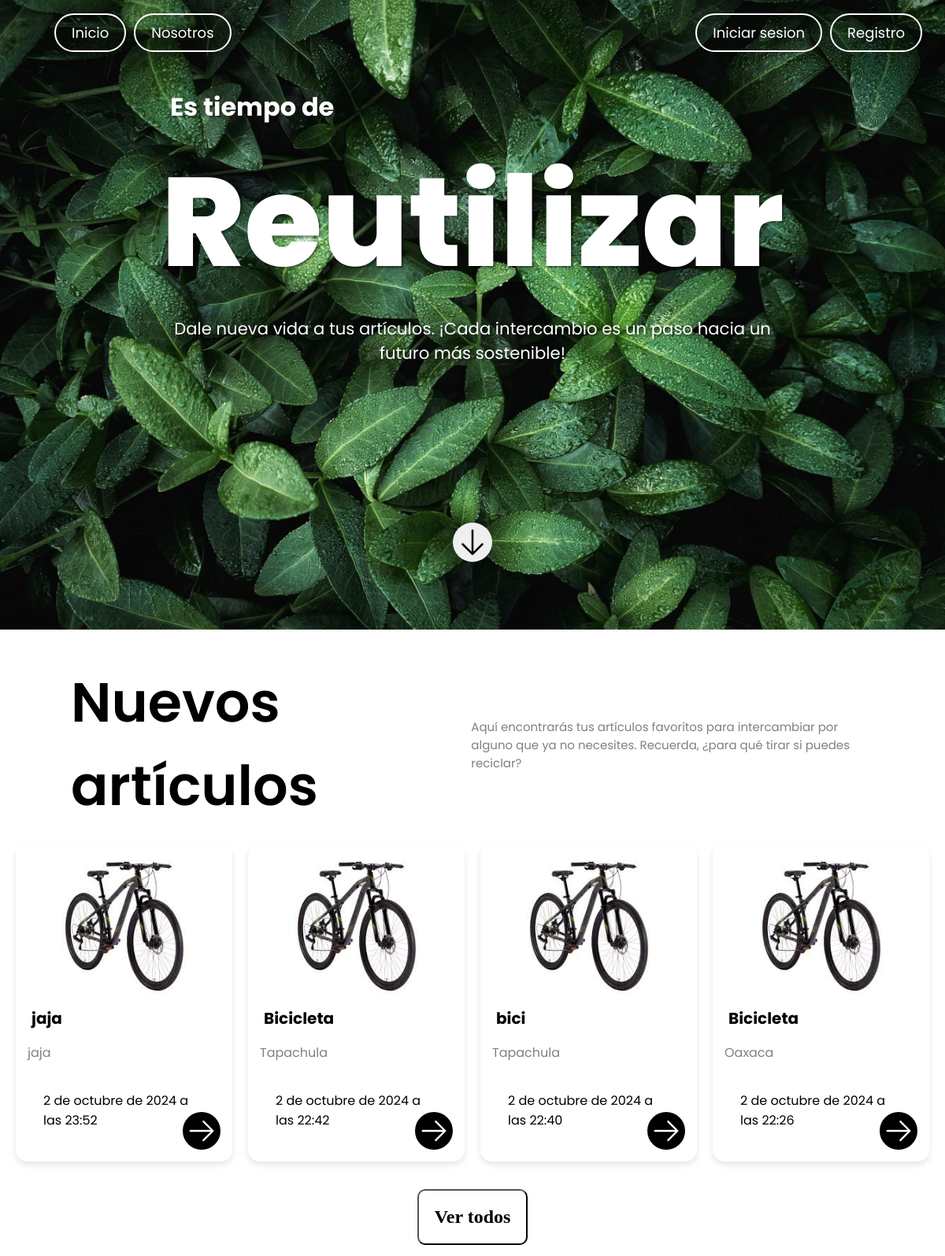
The page / on the database its author committed.
### core/models.py (models this page shows, shortened)
class Articulo(models.Model):
    nombre = models.CharField(max_length=100)
    descripcion = models.TextField()
    ubicacion = models.CharField(max_length=100)
    fecha_subida = models.DateTimeField(auto_now_add=True)
    fecha_actualizacion = models.DateTimeField(auto_now=True)
    imagen = models.ImageField(upload_to='articulos/', null=True, blank=True)
    usuario = models.ForeignKey(User, on_delete=models.CASCADE, null=False,blank=False)

### core/views.py (the view)
# urls.py: path('', ArticuloListView.as_view(), name='articulo-list'),
class ArticuloListView(ListView):
    model = Articulo
    template_name = 'core/index.html'
    context_object_name = 'articulos'
    paginate_by = 4
    ordering = ['-fecha_subida']

### core/templates/core/index.html (shortened to what this page needs)
{% load static %}
<!DOCTYPE html>
<html lang="es">
  <head>
    <link rel="stylesheet" href="{% static 'core/styles/style-home.css' %}" />
    <link rel="stylesheet" href="https://unpkg.com/aos@next/dist/aos.css" />
  </head>
  <body>
    <header>
      <nav class="navbar">
        <div data-aos="fade-in" class="nav-left">
          <ul>
            <li><img src="" alt="" class="logo" /></li>
            <li>
              <a
                data-aos="zoom-in"
                data-aos-duration="2000"
                class="nav-item"
                href="#"
                >Inicio</a
              >
            </li>
            <li>
              <a
                data-aos="zoom-in"
                data-aos-duration="2000"
                class="nav-item"
                href="#"
                >Nosotros</a
              >
            </li>
          </ul>
        </div>
        <div class="nav-right">
          <ul>
            {% if not request.user.is_authenticated %}
            <li>
              <a
                data-aos="zoom-in"
                data-aos-duration="2000"
                class="nav-item"
                href="{% url 'login' %}"
                >Iniciar sesion</a
              >
            </li>
            <li>
              <a
                data-aos="zoom-in"
                data-aos-duration="2000"
                class="nav-item"
                href="{% url 'signup' %}"
                >Registro</a
              >
            </li>
            {% endif %}
          </ul>
        </div>
      </nav>
    </header>
    <main>
      <section class="hero-section">
        <div class="hero-content">
          <h1
            class="subtext-shadow"
            data-aos="fade-up"
            data-aos-duration="2000"
          >
            Es tiempo de
          </h1>
          <h2 class="title-shadow" data-aos="fade-up" data-aos-duration="2000">
            Reutilizar
          </h2>
          <p class="text-shadow" data-aos="fade-up" data-aos-duration="2000">
            Dale nueva vida a tus artículos. ¡Cada intercambio es un paso hacia
            un futuro más sostenible!
          </p>
          <div class="button-container">
            <button
              type="button"
              onclick="location.href='#product-section'"
              class="scroll-button"
              data-aos="slide-up"
              data-aos-duration="2000"
            >
            </button>
          </div>
        </div>
      </section>
      <section id="product-section">
        <div class="product-section-text-container">
          <div>
            <h2 class="product-section__title">Nuevos artículos</h2>
          </div>
          <div>
            <p class="product-section__text">Aquí encontrarás tus artículos favoritos para intercambiar por alguno que ya no necesites. Recuerda, ¿para qué tirar si puedes reciclar?</p>
          </div>
        </div>
        <div class="card-container">
          {% for articulo in articulos %}
          <div class="card">
            <div class="card-img">
              {% if articulo.imagen %}
              <img src="{{articulo.imagen.url}}" alt="image1" class="zoom" data-articulo-id="{{articulo.pk}}"/>
              {% else %}
              <h2 class="no-images">No hay imagenes disponibles</h2>
              {% endif %}
              <button type="button" class="like-icon">
              </button>
            </div>
            <div class="card-content">
              <h2 class="item-name">{{articulo.nombre}}</h2>
              <p class="item-location">{{articulo.ubicacion}}</p>
              <p class="item-datetime" style="padding: 20px;">{{articulo.fecha_subida}}</p>
              <button type="button" class="arrow-icon" onclick="location.href='{% url 'articulo-detail' articulo.pk %}'">
                <svg
                  xmlns="http://www.w3.org/2000/svg"
                  fill="none"
                  viewBox="0 0 24 24"
                  stroke-width="1.5"
                  stroke="currentColor"
                  class="svg-arrow-icon"
                >
                  <path
                    stroke-linecap="round"
                    stroke-linejoin="round"
                    d="M13.5 4.5 21 12m0 0-7.5 7.5M21 12H3"
                  />
                </svg>
              </button>
            </div>
          </div>
          {% endfor %}
        </div>
      </section>
    </main>
    <footer class="footer">
      <button id="button-see-all" onclick="location.href='{% url 'articulos-view-all' %}'">Ver todos</button>
    </footer>
  </body>
</html>

### core/static/core/styles/style-home.css (style rules this page uses)
:root { --font-family: "Poppins", sans-serif; }
html { scroll-behavior: smooth; }
body { font-family: var(--font-family); color: white; margin: 0; padding: 0; }
header { position: relative; z-index: 10; }
.navbar { width: 100%; display: flex; justify-content: space-between; align-items: center; padding: 1.5rem 1.5rem; position: absolute; top: 0; left: 0; box-sizing: border-box; }
.navbar ul { list-style: none; display: flex; margin: 0; padding: 0; }
.navbar li { margin: 0.25rem 0.3125rem; }
.navbar a { color: white; text-decoration: none; text-align: center; padding: 0.625rem 1.25rem; border: 0.125rem solid white; border-radius: 1.875rem; transition: background-color 0.3s, color 0.3s; }
.nav-item { font-size: 1.125rem; }
.hero-section { height: 100vh; background: url("../assets/Botanical.jpg") no-repeat center center/cover; display: flex; flex-direction: column; justify-content: center; align-items: center; text-align: center; color: white; position: relative; }
.hero-content h1 { font-size: 2rem; margin-bottom: 0.125rem; padding-left: 1rem; align-items: center; }
.hero-content h2 { font-size: 10rem; margin: 0; font-weight: 800; }
.hero-content p { font-size: 1.325rem; max-width: 50rem; }
.subtext-shadow { text-align: left; text-shadow: 2px 2px 3px rgba(0, 0, 0, 0.5); }
.title-shadow { text-shadow: 2px 2px 3px rgba(0, 0, 0, 0.5); margin: 0; }
.text-shadow { text-shadow: 2px 2px 3px rgba(0, 0, 0, 0.5); margin: 0; }
.button-container { display: flex; align-items: center; justify-content: center; margin-top: 200px; }
.scroll-button { right: 15px; width: 50px; height: 50px; border: none; border-radius: 50%; padding: 5px; cursor: pointer; bottom: 70px; border: none; }
.product-section-text-container { display: flex; align-items: center; justify-content: space-between; }
.product-section__title { margin: 40px 0 0; padding-left: 90px; color: black; font-size: 70px; font-weight: 600; flex: 1; }
.product-section__text { color: gray; font-size: 15px; font-weight: 400; padding-top: 40px; margin: 0 90px 0 0; max-width: 600px; }
.card-container { display: flex; justify-content: center; gap: 20px; padding: 20px; }
.card { background-color: white; border-radius: 15px; overflow: hidden; box-shadow: 0 4px 8px rgba(0, 0, 0, 0.1); width: 300px; text-align: center; position: relative; color: black; }
.card-img { position: relative; }
.card-img img:first-child { width: auto; height: 200px; object-fit: cover; }
.like-icon { position: absolute; top: 15px; left: 15px; width: 45px; height: 45px; background-color: rgba(255, 255, 255, 0.283); border: none; border-radius: 50%; padding: 5px; cursor: pointer; }
.card-content { padding: 0 15px 15px 15px; text-align: left; }
.card-content h2 { font-size: 20px; margin-bottom: 5px; }
.item-name { margin: 0 5px 5px; }
.item-location { color: gray; margin-bottom: 5px; }
.item-datetime { font-weight: 400; margin-bottom: 5px; }
.arrow-icon { position: absolute; bottom: 15px; right: 15px; width: 48px; height: 48px; background-color: rgb(0, 0, 0); border: none; border-radius: 50%; padding: 5px; cursor: pointer; }
.svg-heart-icon { stroke: white; }
.svg-arrow-icon { stroke: white; }
.footer { height: 100px; display: flex; justify-content: center; align-items: center; }
#button-see-all { width: auto; height: auto; padding: 20px; border-radius: 10px; background-color: rgb(255, 255, 255); font-size: 24px; font-family: 'Times New Roman', Times, serif; font-weight: 700; }

### rows shown on the page
Articulo: imagen (picture), nombre "jaja", ubicacion "jaja", fecha_subida "2 de octubre de 2024 a las 23:52"
Articulo: imagen (picture), nombre "Bicicleta", ubicacion "Tapachula", fecha_subida "2 de octubre de 2024 a las 22:42"
Articulo: imagen (picture), nombre "bici", ubicacion "Tapachula", fecha_subida "2 de octubre de 2024 a las 22:40"
Articulo: imagen (picture), nombre "Bicicleta", ubicacion "Oaxaca", fecha_subida "2 de octubre de 2024 a las 22:26"
